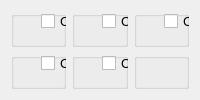
      <widget class="QWidget" name="Connection">
       <layout class="QGridLayout" name="gridLayout">
        <item row="0" column="0">
         <widget class="QGroupBox" name="groupBox_2">
          <property name="styleSheet">
           <string notr="true">border-radius:10px;
background-color:rgb(31,149,239);
color:white;
QGroupBox {

}</string>
          </property>
          <property name="title">
           <string/>
          </property>
          <widget class="QCheckBox" name="CAN1_tick">
           <property name="geometry">
            <rect>
             <x>30</x>
             <y>0</y>
             <width>161</width>
             <height>20</height>
            </rect>
           </property>
           <property name="font">
            <font>
             <pointsize>10</pointsize>
            </font>
           </property>
           <property name="text">
            <string>CAN bus channel 1</string>
           </property>
          </widget>
          <widget class="QLabel" name="label_6">
           <property name="geometry">
            <rect>
             <x>50</x>
             <y>90</y>
             <width>51</width>
             <height>20</height>
            </rect>
           </property>
           <property name="font">
            <font>
             <pointsize>10</pointsize>
            </font>
           </property>
           <property name="text">
            <string>Speed</string>
           </property>
          </widget>
          <widget class="QComboBox" name="Speed_1">
           <property name="geometry">
            <rect>
             <x>100</x>
             <y>90</y>
             <width>69</width>
             <height>22</height>
            </rect>
           </property>
           <item>
            <property name="text">
             <string>50000</string>
            </property>
           </item>
           <item>
            <property name="text">
             <string>100000</string>
            </property>
           </item>
           <item>
            <property name="text">
             <string>FD</string>
            </property>
           </item>
          </widget>
         </widget>
        </item>
        <item row="0" column="1">
         <widget class="QGroupBox" name="groupBox_3">
          <property name="styleSheet">
           <string notr="true">border-radius:10px;
background-color:rgb(31,149,239);
color:white;
QGroupBox {

}</string>
          </property>
          <property name="title">
           <string/>
          </property>
          <widget class="QCheckBox" name="CAN2_tick">
           <property name="geometry">
            <rect>
             <x>30</x>
             <y>0</y>
             <width>171</width>
             <height>20</height>
            </rect>
           </property>
           <property name="font">
            <font>
             <pointsize>10</pointsize>
            </font>
           </property>
           <property name="text">
            <string>CAN bus channel 2</string>
           </property>
          </widget>
          <widget class="QLabel" name="label_5">
           <property name="geometry">
            <rect>
             <x>50</x>
             <y>90</y>
             <width>55</width>
             <height>21</height>
            </rect>
           </property>
           <property name="font">
            <font>
             <pointsize>10</pointsize>
            </font>
           </property>
           <property name="text">
            <string>Speed</string>
           </property>
          </widget>
          <widget class="QComboBox" name="Speed_2">
           <property name="geometry">
            <rect>
             <x>90</x>
             <y>90</y>
             <width>69</width>
             <height>22</height>
            </rect>
           </property>
           <item>
            <property name="text">
             <string>50000</string>
            </property>
           </item>
           <item>
            <property name="text">
             <string>100000</string>
            </property>
           </item>
           <item>
            <property name="text">
             <string>FD</string>
            </property>
           </item>
          </widget>
         </widget>
        </item>
        <item row="0" column="2">
         <widget class="QGroupBox" name="groupBox_5">
          <property name="styleSheet">
           <string notr="true">border-radius:10px;
background-color:rgb(31,149,239);
color:white;
QGroupBox {

}</string>
          </property>
          <property name="title">
           <string/>
          </property>
          <widget class="QCheckBox" name="CAN3_tick">
           <property name="geometry">
            <rect>
             <x>30</x>
             <y>0</y>
             <width>171</width>
             <height>20</height>
            </rect>
           </property>
           <property name="font">
            <font>
             <pointsize>10</pointsize>
            </font>
           </property>
           <property name="text">
            <string>CAN bus channel 3</string>
           </property>
          </widget>
          <widget class="QLabel" name="label_7">
           <property name="geometry">
            <rect>
             <x>50</x>
             <y>90</y>
             <width>55</width>
             <height>21</height>
            </rect>
           </property>
           <property name="font">
            <font>
             <pointsize>10</pointsize>
            </font>
           </property>
           <property name="text">
            <string>Speed</string>
           </property>
          </widget>
          <widget class="QComboBox" name="Speed_3">
           <property name="geometry">
            <rect>
             <x>100</x>
             <y>90</y>
             <width>69</width>
             <height>22</height>
            </rect>
           </property>
           <item>
            <property name="text">
             <string>50000</string>
            </property>
           </item>
           <item>
            <property name="text">
             <string>100000</string>
            </property>
           </item>
           <item>
            <property name="text">
             <string>FD</string>
            </property>
           </item>
          </widget>
         </widget>
        </item>
        <item row="1" column="0">
         <widget class="QGroupBox" name="groupBox_7">
          <property name="styleSheet">
           <string notr="true">border-radius:10px;
background-color:rgb(31,149,239);
color:white;
QGroupBox {

}</string>
          </property>
          <property name="title">
           <string/>
          </property>
          <widget class="QCheckBox" name="CAN4_tick">
           <property name="geometry">
            <rect>
             <x>30</x>
             <y>0</y>
             <width>161</width>
             <height>20</height>
            </rect>
           </property>
           <property name="font">
            <font>
             <pointsize>10</pointsize>
            </font>
           </property>
           <property name="text">
            <string>CAN bus channel 4</string>
           </property>
          </widget>
          <widget class="QLabel" name="label_8">
           <property name="geometry">
            <rect>
             <x>50</x>
             <y>90</y>
             <width>55</width>
             <height>21</height>
            </rect>
           </property>
           <property name="font">
            <font>
             <pointsize>10</pointsize>
            </font>
           </property>
           <property name="text">
            <string>Speed</string>
           </property>
          </widget>
          <widget class="QComboBox" name="Speed_4">
           <property name="geometry">
            <rect>
             <x>90</x>
             <y>90</y>
             <width>69</width>
             <height>22</height>
            </rect>
           </property>
           <item>
            <property name="text">
             <string>50000</string>
            </property>
           </item>
           <item>
            <property name="text">
             <string>100000</string>
            </property>
           </item>
           <item>
            <property name="text">
             <string>FD</string>
            </property>
           </item>
          </widget>
         </widget>
        </item>
        <item row="1" column="1">
         <widget class="QGroupBox" name="groupBox_9">
          <property name="styleSheet">
           <string notr="true">border-radius:10px;
background-color:rgb(31,149,239);
color:white;
QGroupBox {

}</string>
          </property>
          <property name="title">
           <string/>
          </property>
          <widget class="QCheckBox" name="CAN5_tick">
           <property name="geometry">
            <rect>
             <x>30</x>
             <y>0</y>
             <width>161</width>
             <height>20</height>
            </rect>
           </property>
           <property name="font">
            <font>
             <pointsize>10</pointsize>
            </font>
           </property>
           <property name="text">
            <string>CAN bus channel 5</string>
           </property>
          </widget>
          <widget class="QLabel" name="label_19">
           <property name="geometry">
            <rect>
             <x>50</x>
             <y>90</y>
             <width>55</width>
             <height>21</height>
            </rect>
           </property>
           <property name="font">
            <font>
             <pointsize>10</pointsize>
            </font>
           </property>
           <property name="text">
            <string>Speed</string>
           </property>
          </widget>
          <widget class="QComboBox" name="Speed_5">
           <property name="geometry">
            <rect>
             <x>90</x>
             <y>90</y>
             <width>69</width>
             <height>22</height>
            </rect>
           </property>
           <item>
            <property name="text">
             <string>50000</string>
            </property>
           </item>
           <item>
            <property name="text">
             <string>100000</string>
            </property>
           </item>
           <item>
            <property name="text">
             <string>FD</string>
            </property>
           </item>
          </widget>
         </widget>
        </item>
        <item row="1" column="2">
         <widget class="QGroupBox" name="groupBox_11">
          <property name="styleSheet">
           <string notr="true">border-radius:10px;
background-color:rgb(31,149,239);
color:white;
QGroupBox {

}</string>
          </property>
          <property name="title">
           <string/>
          </property>
          <widget class="QCheckBox" name="OBD">
           <property name="geometry">
            <rect>
             <x>70</x>
             <y>0</y>
             <width>81</width>
             <height>20</height>
            </rect>
           </property>
           <property name="font">
            <font>
             <pointsize>10</pointsize>
            </font>
           </property>
           <property name="text">
            <string>OBD II</string>
           </property>
          </widget>
         </widget>
        </item>
       </layout>
      </widget>
